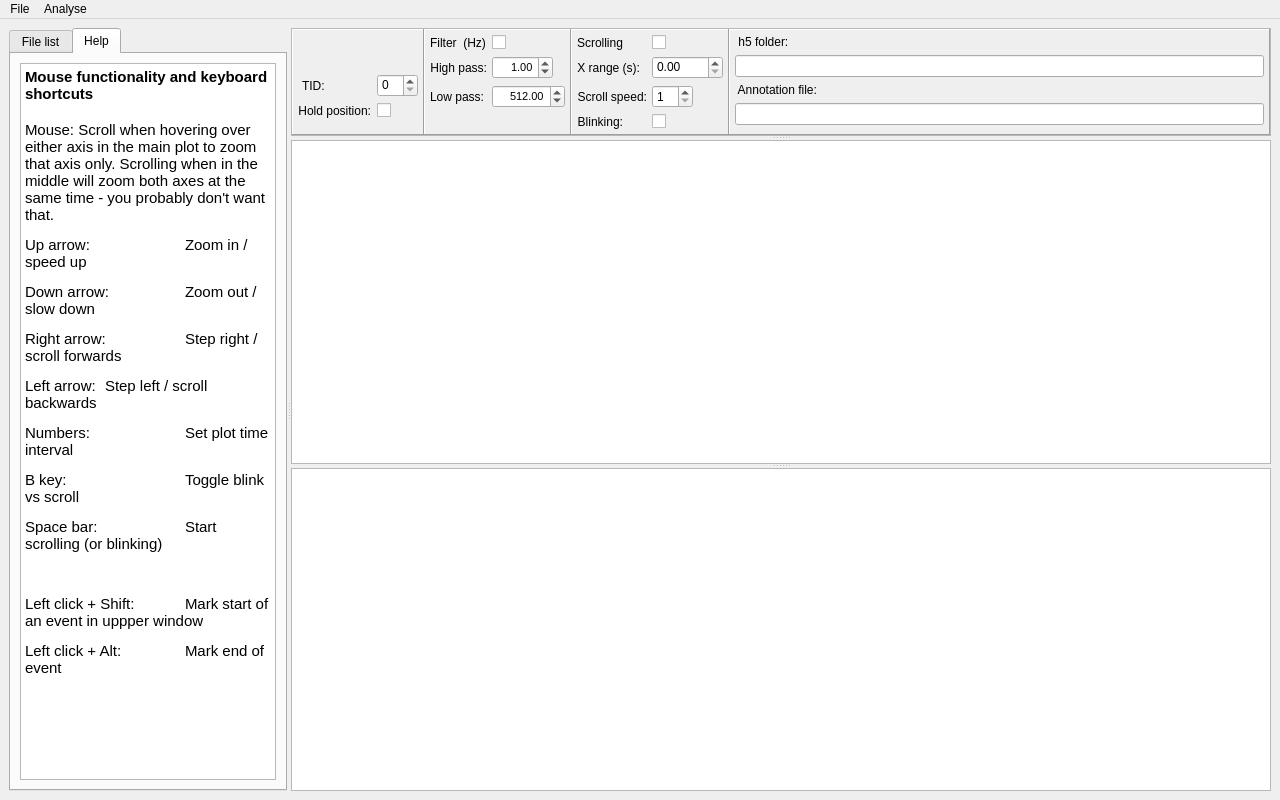
<?xml version="1.0" encoding="UTF-8"?>
<ui version="4.0">
 <class>MainWindow</class>
 <widget class="QMainWindow" name="MainWindow">
  <property name="geometry">
   <rect>
    <x>0</x>
    <y>0</y>
    <width>1280</width>
    <height>800</height>
   </rect>
  </property>
  <property name="windowTitle">
   <string>MainWindow</string>
  </property>
  <widget class="QWidget" name="centralwidget">
   <layout class="QGridLayout" name="gridLayout">
    <item row="0" column="0">
     <widget class="QSplitter" name="splitter_3">
      <property name="orientation">
       <enum>Qt::Horizontal</enum>
      </property>
      <widget class="QTabWidget" name="tabWidget">
       <property name="sizePolicy">
        <sizepolicy hsizetype="Preferred" vsizetype="Preferred">
         <horstretch>1</horstretch>
         <verstretch>0</verstretch>
        </sizepolicy>
       </property>
       <property name="currentIndex">
        <number>1</number>
       </property>
       <widget class="QWidget" name="" native="true">
        <attribute name="title">
         <string>File list</string>
        </attribute>
        <layout class="QVBoxLayout" name="verticalLayout_2">
         <property name="spacing">
          <number>0</number>
         </property>
         <property name="leftMargin">
          <number>0</number>
         </property>
         <property name="topMargin">
          <number>0</number>
         </property>
         <property name="rightMargin">
          <number>0</number>
         </property>
         <property name="bottomMargin">
          <number>0</number>
         </property>
         <item>
          <widget class="QTreeWidget" name="treeWidget">
           <property name="enabled">
            <bool>true</bool>
           </property>
           <property name="sizePolicy">
            <sizepolicy hsizetype="Expanding" vsizetype="Expanding">
             <horstretch>0</horstretch>
             <verstretch>0</verstretch>
            </sizepolicy>
           </property>
           <property name="font">
            <font>
             <family>Helvetica Neue</family>
            </font>
           </property>
           <property name="autoExpandDelay">
            <number>-1</number>
           </property>
           <property name="columnCount">
            <number>8</number>
           </property>
           <attribute name="headerDefaultSectionSize">
            <number>50</number>
           </attribute>
           <attribute name="headerMinimumSectionSize">
            <number>5</number>
           </attribute>
           <attribute name="headerShowSortIndicator" stdset="0">
            <bool>true</bool>
           </attribute>
           <column>
            <property name="text">
             <string notr="true">1</string>
            </property>
            <property name="font">
             <font>
              <family>Helvetica Neue</family>
              <kerning>true</kerning>
             </font>
            </property>
           </column>
           <column>
            <property name="text">
             <string notr="true">2</string>
            </property>
            <property name="font">
             <font>
              <family>Helvetica Neue</family>
             </font>
            </property>
           </column>
           <column>
            <property name="text">
             <string notr="true">3</string>
            </property>
            <property name="font">
             <font>
              <family>Helvetica Neue</family>
             </font>
            </property>
           </column>
           <column>
            <property name="text">
             <string notr="true">4</string>
            </property>
            <property name="font">
             <font>
              <family>Helvetica Neue</family>
             </font>
            </property>
           </column>
           <column>
            <property name="text">
             <string notr="true">5</string>
            </property>
           </column>
           <column>
            <property name="text">
             <string notr="true">6</string>
            </property>
           </column>
           <column>
            <property name="text">
             <string notr="true">7</string>
            </property>
           </column>
           <column>
            <property name="text">
             <string notr="true">8</string>
            </property>
           </column>
          </widget>
         </item>
        </layout>
        <zorder>checkbox_hold_trace_position</zorder>
        <zorder>treeWidget</zorder>
       </widget>
       <widget class="QWidget" name="tabWidgetPage2" native="true">
        <attribute name="title">
         <string>Help</string>
        </attribute>
        <layout class="QVBoxLayout" name="verticalLayout">
         <item>
          <widget class="QTextBrowser" name="textBrowser_4">
           <property name="sizePolicy">
            <sizepolicy hsizetype="Minimum" vsizetype="Expanding">
             <horstretch>0</horstretch>
             <verstretch>0</verstretch>
            </sizepolicy>
           </property>
           <property name="baseSize">
            <size>
             <width>300</width>
             <height>0</height>
            </size>
           </property>
           <property name="font">
            <font>
             <pointsize>10</pointsize>
            </font>
           </property>
           <property name="html">
            <string>&lt;!DOCTYPE HTML PUBLIC &quot;-//W3C//DTD HTML 4.0//EN&quot; &quot;http://www.w3.org/TR/REC-html40/strict.dtd&quot;&gt;
&lt;html&gt;&lt;head&gt;&lt;meta name=&quot;qrichtext&quot; content=&quot;1&quot; /&gt;&lt;style type=&quot;text/css&quot;&gt;
p, li { white-space: pre-wrap; }
&lt;/style&gt;&lt;/head&gt;&lt;body style=&quot; font-family:'MS Shell Dlg 2'; font-size:10pt; font-weight:400; font-style:normal;&quot;&gt;
&lt;p style=&quot; margin-top:0px; margin-bottom:0px; margin-left:0px; margin-right:0px; -qt-block-indent:0; text-indent:0px;&quot;&gt;&lt;span style=&quot; font-size:11pt; font-weight:600;&quot;&gt;Mouse functionality and keyboard shortcuts&lt;/span&gt;&lt;/p&gt;
&lt;p style=&quot;-qt-paragraph-type:empty; margin-top:0px; margin-bottom:0px; margin-left:0px; margin-right:0px; -qt-block-indent:0; text-indent:0px; font-size:11pt; font-weight:600;&quot;&gt;&lt;br /&gt;&lt;/p&gt;
&lt;p style=&quot; margin-top:0px; margin-bottom:0px; margin-left:0px; margin-right:0px; -qt-block-indent:0; text-indent:0px;&quot;&gt;&lt;span style=&quot; font-size:11pt;&quot;&gt;Mouse: Scroll when hovering over either axis in the main plot to zoom that axis only. Scrolling when in the middle will zoom both axes at the same time - you probably don't want that.&lt;/span&gt;&lt;/p&gt;
&lt;p style=&quot; margin-top:12px; margin-bottom:12px; margin-left:0px; margin-right:0px; -qt-block-indent:0; text-indent:0px;&quot;&gt;&lt;span style=&quot; font-size:11pt;&quot;&gt;Up arrow: 		Zoom in / speed up &lt;/span&gt;&lt;/p&gt;
&lt;p style=&quot; margin-top:12px; margin-bottom:12px; margin-left:0px; margin-right:0px; -qt-block-indent:0; text-indent:0px;&quot;&gt;&lt;span style=&quot; font-size:11pt;&quot;&gt;Down arrow: 	Zoom out / slow down &lt;/span&gt;&lt;/p&gt;
&lt;p style=&quot; margin-top:12px; margin-bottom:12px; margin-left:0px; margin-right:0px; -qt-block-indent:0; text-indent:0px;&quot;&gt;&lt;span style=&quot; font-size:11pt;&quot;&gt;Right arrow: 	Step right / scroll forwards &lt;/span&gt;&lt;/p&gt;
&lt;p style=&quot; margin-top:12px; margin-bottom:12px; margin-left:0px; margin-right:0px; -qt-block-indent:0; text-indent:0px;&quot;&gt;&lt;span style=&quot; font-size:11pt;&quot;&gt;Left arrow: 	Step left / scroll backwards&lt;/span&gt;&lt;/p&gt;
&lt;p style=&quot; margin-top:12px; margin-bottom:12px; margin-left:0px; margin-right:0px; -qt-block-indent:0; text-indent:0px;&quot;&gt;&lt;span style=&quot; font-size:11pt;&quot;&gt;Numbers: 		Set plot time interval &lt;/span&gt;&lt;/p&gt;
&lt;p style=&quot; margin-top:12px; margin-bottom:12px; margin-left:0px; margin-right:0px; -qt-block-indent:0; text-indent:0px;&quot;&gt;&lt;span style=&quot; font-size:11pt;&quot;&gt;B key: 		Toggle blink vs scroll &lt;/span&gt;&lt;/p&gt;
&lt;p style=&quot; margin-top:12px; margin-bottom:12px; margin-left:0px; margin-right:0px; -qt-block-indent:0; text-indent:0px;&quot;&gt;&lt;span style=&quot; font-size:11pt;&quot;&gt;Space bar:		Start scrolling (or blinking)&lt;/span&gt;&lt;/p&gt;
&lt;p style=&quot;-qt-paragraph-type:empty; margin-top:12px; margin-bottom:12px; margin-left:0px; margin-right:0px; -qt-block-indent:0; text-indent:0px; font-size:11pt;&quot;&gt;&lt;br /&gt;&lt;/p&gt;
&lt;p style=&quot; margin-top:12px; margin-bottom:12px; margin-left:0px; margin-right:0px; -qt-block-indent:0; text-indent:0px;&quot;&gt;&lt;span style=&quot; font-size:11pt;&quot;&gt;Left click + Shift:	Mark start of an event in uppper window&lt;/span&gt;&lt;/p&gt;
&lt;p style=&quot; margin-top:12px; margin-bottom:12px; margin-left:0px; margin-right:0px; -qt-block-indent:0; text-indent:0px;&quot;&gt;&lt;span style=&quot; font-size:11pt;&quot;&gt;Left click + Alt: 	Mark end of event&lt;/span&gt;&lt;/p&gt;&lt;/body&gt;&lt;/html&gt;</string>
           </property>
          </widget>
         </item>
        </layout>
       </widget>
      </widget>
      <widget class="QSplitter" name="splitter_2">
       <property name="sizePolicy">
        <sizepolicy hsizetype="Preferred" vsizetype="Expanding">
         <horstretch>100</horstretch>
         <verstretch>0</verstretch>
        </sizepolicy>
       </property>
       <property name="orientation">
        <enum>Qt::Vertical</enum>
       </property>
       <widget class="QFrame" name="frame_5">
        <property name="sizePolicy">
         <sizepolicy hsizetype="Preferred" vsizetype="Preferred">
          <horstretch>1</horstretch>
          <verstretch>1</verstretch>
         </sizepolicy>
        </property>
        <property name="maximumSize">
         <size>
          <width>16777215</width>
          <height>180</height>
         </size>
        </property>
        <property name="frameShape">
         <enum>QFrame::StyledPanel</enum>
        </property>
        <property name="frameShadow">
         <enum>QFrame::Raised</enum>
        </property>
        <layout class="QHBoxLayout" name="horizontalLayout">
         <property name="spacing">
          <number>0</number>
         </property>
         <property name="sizeConstraint">
          <enum>QLayout::SetMinimumSize</enum>
         </property>
         <property name="leftMargin">
          <number>0</number>
         </property>
         <property name="topMargin">
          <number>0</number>
         </property>
         <property name="rightMargin">
          <number>0</number>
         </property>
         <property name="bottomMargin">
          <number>0</number>
         </property>
         <item>
          <widget class="QFrame" name="frame_4">
           <property name="sizePolicy">
            <sizepolicy hsizetype="Preferred" vsizetype="Preferred">
             <horstretch>20</horstretch>
             <verstretch>0</verstretch>
            </sizepolicy>
           </property>
           <property name="frameShape">
            <enum>QFrame::Panel</enum>
           </property>
           <property name="frameShadow">
            <enum>QFrame::Raised</enum>
           </property>
           <layout class="QFormLayout" name="formLayout_3">
            <property name="formAlignment">
             <set>Qt::AlignLeading|Qt::AlignLeft|Qt::AlignTop</set>
            </property>
            <property name="leftMargin">
             <number>5</number>
            </property>
            <property name="topMargin">
             <number>44</number>
            </property>
            <property name="rightMargin">
             <number>5</number>
            </property>
            <property name="bottomMargin">
             <number>5</number>
            </property>
            <item row="0" column="0">
             <widget class="QLabel" name="label_6">
              <property name="maximumSize">
               <size>
                <width>200</width>
                <height>16777215</height>
               </size>
              </property>
              <property name="layoutDirection">
               <enum>Qt::LeftToRight</enum>
              </property>
              <property name="text">
               <string> TID: </string>
              </property>
              <property name="alignment">
               <set>Qt::AlignRight|Qt::AlignTrailing|Qt::AlignVCenter</set>
              </property>
             </widget>
            </item>
            <item row="0" column="1">
             <widget class="QSpinBox" name="tid_spinBox">
              <property name="maximumSize">
               <size>
                <width>51</width>
                <height>16777215</height>
               </size>
              </property>
              <property name="alignment">
               <set>Qt::AlignLeading|Qt::AlignLeft|Qt::AlignTop</set>
              </property>
             </widget>
            </item>
            <item row="2" column="0">
             <widget class="QLabel" name="label_11">
              <property name="layoutDirection">
               <enum>Qt::LeftToRight</enum>
              </property>
              <property name="text">
               <string>Hold position:</string>
              </property>
              <property name="alignment">
               <set>Qt::AlignRight|Qt::AlignTrailing|Qt::AlignVCenter</set>
              </property>
             </widget>
            </item>
            <item row="2" column="1">
             <widget class="QCheckBox" name="checkbox_hold_trace_position">
              <property name="font">
               <font>
                <pointsize>8</pointsize>
               </font>
              </property>
              <property name="layoutDirection">
               <enum>Qt::LeftToRight</enum>
              </property>
              <property name="text">
               <string/>
              </property>
             </widget>
            </item>
           </layout>
          </widget>
         </item>
         <item>
          <widget class="QFrame" name="frame">
           <property name="sizePolicy">
            <sizepolicy hsizetype="Preferred" vsizetype="Preferred">
             <horstretch>20</horstretch>
             <verstretch>0</verstretch>
            </sizepolicy>
           </property>
           <property name="layoutDirection">
            <enum>Qt::LeftToRight</enum>
           </property>
           <property name="frameShape">
            <enum>QFrame::Panel</enum>
           </property>
           <property name="frameShadow">
            <enum>QFrame::Raised</enum>
           </property>
           <layout class="QFormLayout" name="formLayout_2">
            <property name="fieldGrowthPolicy">
             <enum>QFormLayout::ExpandingFieldsGrow</enum>
            </property>
            <property name="formAlignment">
             <set>Qt::AlignLeading|Qt::AlignLeft|Qt::AlignTop</set>
            </property>
            <property name="horizontalSpacing">
             <number>5</number>
            </property>
            <property name="leftMargin">
             <number>5</number>
            </property>
            <property name="topMargin">
             <number>5</number>
            </property>
            <property name="rightMargin">
             <number>5</number>
            </property>
            <property name="bottomMargin">
             <number>5</number>
            </property>
            <item row="2" column="0">
             <widget class="QLabel" name="label_8">
              <property name="frameShape">
               <enum>QFrame::NoFrame</enum>
              </property>
              <property name="frameShadow">
               <enum>QFrame::Sunken</enum>
              </property>
              <property name="text">
               <string>High pass:</string>
              </property>
              <property name="textFormat">
               <enum>Qt::PlainText</enum>
              </property>
              <property name="scaledContents">
               <bool>false</bool>
              </property>
              <property name="alignment">
               <set>Qt::AlignRight|Qt::AlignTrailing|Qt::AlignVCenter</set>
              </property>
             </widget>
            </item>
            <item row="2" column="1">
             <widget class="QDoubleSpinBox" name="hp_filter_freq">
              <property name="sizePolicy">
               <sizepolicy hsizetype="Preferred" vsizetype="Fixed">
                <horstretch>0</horstretch>
                <verstretch>0</verstretch>
               </sizepolicy>
              </property>
              <property name="font">
               <font>
                <pointsize>8</pointsize>
               </font>
              </property>
              <property name="wrapping">
               <bool>false</bool>
              </property>
              <property name="alignment">
               <set>Qt::AlignRight|Qt::AlignTrailing|Qt::AlignVCenter</set>
              </property>
              <property name="maximum">
               <double>512.000000000000000</double>
              </property>
              <property name="value">
               <double>1.000000000000000</double>
              </property>
             </widget>
            </item>
            <item row="4" column="0">
             <widget class="QLabel" name="label_9">
              <property name="frameShape">
               <enum>QFrame::NoFrame</enum>
              </property>
              <property name="text">
               <string>Low pass:</string>
              </property>
              <property name="alignment">
               <set>Qt::AlignRight|Qt::AlignTrailing|Qt::AlignVCenter</set>
              </property>
             </widget>
            </item>
            <item row="4" column="1">
             <widget class="QDoubleSpinBox" name="lp_filter_freq">
              <property name="sizePolicy">
               <sizepolicy hsizetype="Preferred" vsizetype="Fixed">
                <horstretch>0</horstretch>
                <verstretch>0</verstretch>
               </sizepolicy>
              </property>
              <property name="font">
               <font>
                <pointsize>8</pointsize>
               </font>
              </property>
              <property name="alignment">
               <set>Qt::AlignRight|Qt::AlignTrailing|Qt::AlignVCenter</set>
              </property>
              <property name="maximum">
               <double>30000.000000000000000</double>
              </property>
              <property name="value">
               <double>512.000000000000000</double>
              </property>
             </widget>
            </item>
            <item row="0" column="0">
             <widget class="QLabel" name="label_2">
              <property name="font">
               <font>
                <weight>50</weight>
                <bold>false</bold>
               </font>
              </property>
              <property name="layoutDirection">
               <enum>Qt::LeftToRight</enum>
              </property>
              <property name="text">
               <string>Filter  (Hz)</string>
              </property>
              <property name="alignment">
               <set>Qt::AlignCenter</set>
              </property>
             </widget>
            </item>
            <item row="0" column="1">
             <widget class="QCheckBox" name="checkbox_filter_toggle">
              <property name="layoutDirection">
               <enum>Qt::LeftToRight</enum>
              </property>
              <property name="autoFillBackground">
               <bool>true</bool>
              </property>
              <property name="text">
               <string/>
              </property>
              <property name="tristate">
               <bool>false</bool>
              </property>
             </widget>
            </item>
           </layout>
          </widget>
         </item>
         <item>
          <widget class="QFrame" name="frame_2">
           <property name="sizePolicy">
            <sizepolicy hsizetype="Preferred" vsizetype="Preferred">
             <horstretch>20</horstretch>
             <verstretch>0</verstretch>
            </sizepolicy>
           </property>
           <property name="frameShape">
            <enum>QFrame::Panel</enum>
           </property>
           <property name="frameShadow">
            <enum>QFrame::Raised</enum>
           </property>
           <layout class="QFormLayout" name="formLayout">
            <property name="fieldGrowthPolicy">
             <enum>QFormLayout::ExpandingFieldsGrow</enum>
            </property>
            <property name="formAlignment">
             <set>Qt::AlignLeading|Qt::AlignLeft|Qt::AlignTop</set>
            </property>
            <property name="horizontalSpacing">
             <number>5</number>
            </property>
            <property name="leftMargin">
             <number>5</number>
            </property>
            <property name="topMargin">
             <number>5</number>
            </property>
            <property name="rightMargin">
             <number>5</number>
            </property>
            <property name="bottomMargin">
             <number>5</number>
            </property>
            <item row="0" column="0">
             <widget class="QLabel" name="label_7">
              <property name="font">
               <font>
                <weight>50</weight>
                <bold>false</bold>
               </font>
              </property>
              <property name="text">
               <string>Scrolling</string>
              </property>
              <property name="alignment">
               <set>Qt::AlignCenter</set>
              </property>
             </widget>
            </item>
            <item row="1" column="0">
             <widget class="QLabel" name="label_5">
              <property name="text">
               <string>X range (s):</string>
              </property>
              <property name="alignment">
               <set>Qt::AlignRight|Qt::AlignTrailing|Qt::AlignVCenter</set>
              </property>
             </widget>
            </item>
            <item row="1" column="1">
             <widget class="QDoubleSpinBox" name="xrange_spinBox">
              <property name="alignment">
               <set>Qt::AlignLeading|Qt::AlignLeft|Qt::AlignTop</set>
              </property>
              <property name="maximum">
               <double>3600.000000000000000</double>
              </property>
             </widget>
            </item>
            <item row="2" column="0">
             <widget class="QLabel" name="label">
              <property name="text">
               <string>Scroll speed:</string>
              </property>
              <property name="alignment">
               <set>Qt::AlignRight|Qt::AlignTrailing|Qt::AlignVCenter</set>
              </property>
             </widget>
            </item>
            <item row="2" column="1">
             <widget class="QSpinBox" name="scroll_speed_box">
              <property name="minimum">
               <number>1</number>
              </property>
             </widget>
            </item>
            <item row="3" column="0">
             <widget class="QLabel" name="label_10">
              <property name="layoutDirection">
               <enum>Qt::LeftToRight</enum>
              </property>
              <property name="text">
               <string>Blinking:</string>
              </property>
              <property name="alignment">
               <set>Qt::AlignRight|Qt::AlignTrailing|Qt::AlignVCenter</set>
              </property>
             </widget>
            </item>
            <item row="0" column="1">
             <widget class="QCheckBox" name="checkBox_scrolling">
              <property name="layoutDirection">
               <enum>Qt::LeftToRight</enum>
              </property>
              <property name="text">
               <string/>
              </property>
             </widget>
            </item>
            <item row="3" column="1">
             <widget class="QCheckBox" name="blink_box">
              <property name="layoutDirection">
               <enum>Qt::LeftToRight</enum>
              </property>
              <property name="text">
               <string/>
              </property>
             </widget>
            </item>
           </layout>
          </widget>
         </item>
         <item>
          <widget class="QFrame" name="frame_3">
           <property name="sizePolicy">
            <sizepolicy hsizetype="Preferred" vsizetype="Preferred">
             <horstretch>100</horstretch>
             <verstretch>0</verstretch>
            </sizepolicy>
           </property>
           <property name="frameShape">
            <enum>QFrame::Panel</enum>
           </property>
           <property name="frameShadow">
            <enum>QFrame::Raised</enum>
           </property>
           <layout class="QFormLayout" name="formLayout_4">
            <property name="fieldGrowthPolicy">
             <enum>QFormLayout::ExpandingFieldsGrow</enum>
            </property>
            <property name="formAlignment">
             <set>Qt::AlignLeading|Qt::AlignLeft|Qt::AlignTop</set>
            </property>
            <property name="horizontalSpacing">
             <number>5</number>
            </property>
            <property name="leftMargin">
             <number>5</number>
            </property>
            <property name="topMargin">
             <number>5</number>
            </property>
            <property name="rightMargin">
             <number>5</number>
            </property>
            <property name="bottomMargin">
             <number>5</number>
            </property>
            <item row="0" column="0">
             <widget class="QLabel" name="label_4">
              <property name="text">
               <string> h5 folder:</string>
              </property>
              <property name="alignment">
               <set>Qt::AlignLeading|Qt::AlignLeft|Qt::AlignVCenter</set>
              </property>
             </widget>
            </item>
            <item row="1" column="0" colspan="2">
             <widget class="QLineEdit" name="predictions_file_display">
              <property name="sizePolicy">
               <sizepolicy hsizetype="Preferred" vsizetype="Fixed">
                <horstretch>0</horstretch>
                <verstretch>0</verstretch>
               </sizepolicy>
              </property>
             </widget>
            </item>
            <item row="2" column="0">
             <widget class="QLabel" name="label_3">
              <property name="text">
               <string> Annotation file:</string>
              </property>
              <property name="alignment">
               <set>Qt::AlignLeading|Qt::AlignLeft|Qt::AlignVCenter</set>
              </property>
             </widget>
            </item>
            <item row="3" column="0" colspan="2">
             <widget class="QLineEdit" name="h5_folder_display">
              <property name="sizePolicy">
               <sizepolicy hsizetype="Preferred" vsizetype="Fixed">
                <horstretch>0</horstretch>
                <verstretch>0</verstretch>
               </sizepolicy>
              </property>
              <property name="dragEnabled">
               <bool>true</bool>
              </property>
              <property name="readOnly">
               <bool>true</bool>
              </property>
              <property name="cursorMoveStyle">
               <enum>Qt::VisualMoveStyle</enum>
              </property>
             </widget>
            </item>
           </layout>
          </widget>
         </item>
        </layout>
       </widget>
       <widget class="QSplitter" name="splitter">
        <property name="sizePolicy">
         <sizepolicy hsizetype="Preferred" vsizetype="Expanding">
          <horstretch>100</horstretch>
          <verstretch>100</verstretch>
         </sizepolicy>
        </property>
        <property name="orientation">
         <enum>Qt::Vertical</enum>
        </property>
        <widget class="GraphicsLayoutWidget" name="overview_plot">
         <property name="baseSize">
          <size>
           <width>800</width>
           <height>300</height>
          </size>
         </property>
        </widget>
        <widget class="GraphicsLayoutWidget" name="GraphicsLayoutWidget">
         <property name="enabled">
          <bool>true</bool>
         </property>
         <property name="sizePolicy">
          <sizepolicy hsizetype="Expanding" vsizetype="Expanding">
           <horstretch>10</horstretch>
           <verstretch>0</verstretch>
          </sizepolicy>
         </property>
         <property name="baseSize">
          <size>
           <width>800</width>
           <height>300</height>
          </size>
         </property>
        </widget>
       </widget>
      </widget>
     </widget>
    </item>
   </layout>
   <zorder>splitter_3</zorder>
   <zorder>stackedWidget</zorder>
   <zorder></zorder>
   <zorder>splitter_3</zorder>
   <zorder>label_8</zorder>
   <zorder>stackedWidget</zorder>
   <zorder>frame_4</zorder>
   <zorder>frame_5</zorder>
   <zorder>splitter_3</zorder>
  </widget>
  <widget class="QMenuBar" name="menuBar">
   <property name="geometry">
    <rect>
     <x>0</x>
     <y>0</y>
     <width>1280</width>
     <height>38</height>
    </rect>
   </property>
   <widget class="QMenu" name="menuFile">
    <property name="title">
     <string>File</string>
    </property>
    <addaction name="actionLoad_Library"/>
    <addaction name="actionLoad_Predictions"/>
    <addaction name="actionLoad_h5_folder"/>
    <addaction name="separator"/>
    <addaction name="actionSave_annotations"/>
    <addaction name="actionSet_default_folder"/>
    <addaction name="separator"/>
    <addaction name="actionSubstates_Window"/>
   </widget>
   <widget class="QMenu" name="menuAnalyse">
    <property name="title">
     <string>Analyse</string>
    </property>
    <addaction name="actionConvert_ndf_to_h5"/>
    <addaction name="separator"/>
    <addaction name="actionAdd_features_to_h5_folder"/>
    <addaction name="separator"/>
    <addaction name="actionLibrary_logistics"/>
    <addaction name="separator"/>
    <addaction name="actionClassifier_components"/>
    <addaction name="separator"/>
    <addaction name="separator"/>
    <addaction name="actionOpen_in_Jupyter_notebook"/>
   </widget>
   <addaction name="menuFile"/>
   <addaction name="menuAnalyse"/>
  </widget>
  <action name="actionSave_annotations">
   <property name="text">
    <string>Save annotations</string>
   </property>
  </action>
  <action name="actionLoad_Library">
   <property name="text">
    <string>Load Library</string>
   </property>
  </action>
  <action name="actionLoad_Predictions">
   <property name="text">
    <string>Load Predictions</string>
   </property>
  </action>
  <action name="actionLoad_h5_folder">
   <property name="text">
    <string>Load h5 folder</string>
   </property>
  </action>
  <action name="actionConvert_dir_to_h5">
   <property name="text">
    <string>Convert dir to h5</string>
   </property>
  </action>
  <action name="actionConvert_ndf_to_h5">
   <property name="text">
    <string>Convert ndf folder to h5</string>
   </property>
  </action>
  <action name="actionLibrary_logistics">
   <property name="text">
    <string>Library logistics</string>
   </property>
  </action>
  <action name="actionAdd_to_library">
   <property name="text">
    <string>Add to library</string>
   </property>
  </action>
  <action name="actionAdd_labels_to_library">
   <property name="text">
    <string>Add labels to library</string>
   </property>
  </action>
  <action name="actionAdd_features_to_library">
   <property name="text">
    <string>Add features to library</string>
   </property>
  </action>
  <action name="actionClassifier_components">
   <property name="text">
    <string>Classifier components</string>
   </property>
  </action>
  <action name="actionRun_classifer_on_h5_dir">
   <property name="text">
    <string>Run classifer on h5 dir</string>
   </property>
  </action>
  <action name="actionRun_classifer_on_ndf_dir">
   <property name="text">
    <string>Run classifer on ndf dir</string>
   </property>
  </action>
  <action name="actionSet_default_folder">
   <property name="text">
    <string>Set default folder</string>
   </property>
  </action>
  <action name="actionAdd_features_to_h5_folder">
   <property name="text">
    <string>Add features to h5 folder</string>
   </property>
  </action>
  <action name="actionFolder_for_substates">
   <property name="text">
    <string>Folder for substates</string>
   </property>
  </action>
  <action name="actionSubstates_Window">
   <property name="text">
    <string>Substates Window</string>
   </property>
  </action>
  <action name="actionOpen_in_Jupyter_notebook">
   <property name="text">
    <string>Open in Jupyter notebook</string>
   </property>
  </action>
 </widget>
 <customwidgets>
  <customwidget>
   <class>GraphicsLayoutWidget</class>
   <extends>QGraphicsView</extends>
   <header>pyqtgraph</header>
  </customwidget>
 </customwidgets>
 <resources/>
 <connections/>
</ui>
